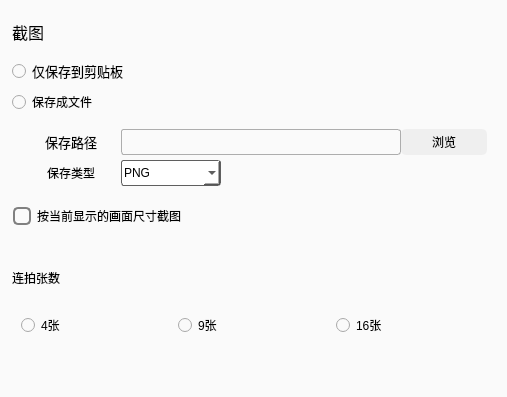
        <widget class="QWidget" name="picturepage">
         <property name="styleSheet">
          <string notr="true">background-color: rgb(250, 250, 250);</string>
         </property>
         <layout class="QVBoxLayout" name="verticalLayout_6">
          <property name="leftMargin">
           <number>12</number>
          </property>
          <item>
           <widget class="QLabel" name="label_4">
            <property name="minimumSize">
             <size>
              <width>0</width>
              <height>41</height>
             </size>
            </property>
            <property name="maximumSize">
             <size>
              <width>16777215</width>
              <height>41</height>
             </size>
            </property>
            <property name="font">
             <font>
              <family>Microsoft YaHei UI</family>
              <pointsize>12</pointsize>
             </font>
            </property>
            <property name="text">
             <string>截图</string>
            </property>
           </widget>
          </item>
          <item>
           <widget class="QRadioButton" name="toCopyButton">
            <property name="font">
             <font>
              <family>Microsoft YaHei UI</family>
              <pointsize>10</pointsize>
              <weight>3</weight>
              <italic>false</italic>
              <bold>false</bold>
             </font>
            </property>
            <property name="styleSheet">
             <string notr="true">font: 25 10pt &quot;Microsoft YaHei UI&quot;;</string>
            </property>
            <property name="text">
             <string>仅保存到剪贴板</string>
            </property>
           </widget>
          </item>
          <item>
           <widget class="QRadioButton" name="toFileButton">
            <property name="styleSheet">
             <string notr="true">font: 25 10pt &quot;Microsoft YaHei UI&quot;;</string>
            </property>
            <property name="text">
             <string>保存成文件</string>
            </property>
           </widget>
          </item>
          <item>
           <widget class="QFrame" name="frame_3">
            <property name="styleSheet">
             <string notr="true">QFrame{
	border:none;
	}</string>
            </property>
            <property name="frameShape">
             <enum>QFrame::StyledPanel</enum>
            </property>
            <property name="frameShadow">
             <enum>QFrame::Raised</enum>
            </property>
            <layout class="QGridLayout" name="gridLayout_4">
             <property name="spacing">
              <number>0</number>
             </property>
             <item row="0" column="2">
              <widget class="QPushButton" name="pushButton">
               <property name="maximumSize">
                <size>
                 <width>100</width>
                 <height>30</height>
                </size>
               </property>
               <property name="styleSheet">
                <string notr="true">QPushButton{
	width: 70px;
    height: 22px;
    background-color: rgb(239, 239, 239);
    border-radius: 5px;
    border: 2px ;  /* 确保 border 是一个有效的边框样式 */
    padding: 2px 8px;  /* 在按钮内加入一点内边距 */
    text-align: center; 
	font: 25 10pt &quot;Microsoft YaHei UI&quot;;
}

QPushButton:hover{
	background-color: rgb(223, 223, 223);
}</string>
               </property>
               <property name="text">
                <string>浏览</string>
               </property>
              </widget>
             </item>
             <item row="2" column="1">
              <widget class="QComboBox" name="photoTypecomboBox">
               <property name="maximumSize">
                <size>
                 <width>100</width>
                 <height>30</height>
                </size>
               </property>
               <property name="styleSheet">
                <string notr="true">
QComboBox {
        border: 1px solid #5f5f5f;
        border-radius: 3px;
        padding: 2px;
        background-color: white;
	   font: 10pt &quot;Microsoft YaHei UI&quot;;
    }

    QComboBox:hover {
        border: 1px solid #0078d7; /* 鼠标悬停时的边框颜色 */
        background-color: #e5f0fe; /* 鼠标悬停时的背景颜色 */
    }

    QComboBox::editable {
        background-color: #f0f0f0;
    }</string>
               </property>
               <item>
                <property name="text">
                 <string>PNG</string>
                </property>
               </item>
               <item>
                <property name="text">
                 <string>JPG</string>
                </property>
               </item>
              </widget>
             </item>
             <item row="0" column="0">
              <widget class="QLabel" name="label_9">
               <property name="minimumSize">
                <size>
                 <width>100</width>
                 <height>0</height>
                </size>
               </property>
               <property name="maximumSize">
                <size>
                 <width>100</width>
                 <height>16777215</height>
                </size>
               </property>
               <property name="font">
                <font>
                 <family>Microsoft YaHei UI</family>
                 <pointsize>10</pointsize>
                 <weight>3</weight>
                 <italic>false</italic>
                 <bold>false</bold>
                </font>
               </property>
               <property name="styleSheet">
                <string notr="true">font: 25 10pt &quot;Microsoft YaHei UI&quot;;</string>
               </property>
               <property name="text">
                <string>保存路径</string>
               </property>
               <property name="alignment">
                <set>Qt::AlignCenter</set>
               </property>
              </widget>
             </item>
             <item row="2" column="0">
              <widget class="QLabel" name="label_10">
               <property name="minimumSize">
                <size>
                 <width>0</width>
                 <height>26</height>
                </size>
               </property>
               <property name="styleSheet">
                <string notr="true">font: 25 10pt &quot;Microsoft YaHei UI&quot;;</string>
               </property>
               <property name="text">
                <string>保存类型</string>
               </property>
               <property name="alignment">
                <set>Qt::AlignCenter</set>
               </property>
              </widget>
             </item>
             <item row="0" column="1">
              <widget class="QLabel" name="label_11">
               <property name="minimumSize">
                <size>
                 <width>280</width>
                 <height>0</height>
                </size>
               </property>
               <property name="maximumSize">
                <size>
                 <width>16777215</width>
                 <height>30</height>
                </size>
               </property>
               <property name="styleSheet">
                <string notr="true">QLabel{
	border: 1px solid black;
	border-radius:3px;
	border-color: rgb(173, 173, 173);
	font: 10pt &quot;Microsoft YaHei UI&quot;;
}</string>
               </property>
               <property name="text">
                <string/>
               </property>
              </widget>
             </item>
             <item row="1" column="1">
              <spacer name="verticalSpacer_8">
               <property name="orientation">
                <enum>Qt::Vertical</enum>
               </property>
               <property name="sizeType">
                <enum>QSizePolicy::Fixed</enum>
               </property>
               <property name="sizeHint" stdset="0">
                <size>
                 <width>20</width>
                 <height>5</height>
                </size>
               </property>
              </spacer>
             </item>
            </layout>
           </widget>
          </item>
          <item>
           <widget class="QCheckBox" name="sameViewsizeCheck">
            <property name="minimumSize">
             <size>
              <width>0</width>
              <height>30</height>
             </size>
            </property>
            <property name="styleSheet">
             <string notr="true">QCheckBox {
	font: 25 10pt &quot;Microsoft YaHei UI&quot;;
	padding: 1px;
        }
QCheckBox::indicator{
	  width:14px;
	  height:14px;
      border: 2px solid gray;
      border-radius: 5px;
}
QCheckBox::indicator:hover{
       border-color:rgb(53, 134, 255);
}
QCheckBox::indicator:checked{
	image: url(:/new/prefix1/icons/check.svg);
    border-color: #3586FF;

}</string>
            </property>
            <property name="text">
             <string>按当前显示的画面尺寸截图</string>
            </property>
           </widget>
          </item>
          <item>
           <spacer name="verticalSpacer_7">
            <property name="orientation">
             <enum>Qt::Vertical</enum>
            </property>
            <property name="sizeType">
             <enum>QSizePolicy::Fixed</enum>
            </property>
            <property name="sizeHint" stdset="0">
             <size>
              <width>20</width>
              <height>20</height>
             </size>
            </property>
           </spacer>
          </item>
          <item>
           <widget class="QLabel" name="label_12">
            <property name="minimumSize">
             <size>
              <width>0</width>
              <height>41</height>
             </size>
            </property>
            <property name="maximumSize">
             <size>
              <width>16777215</width>
              <height>41</height>
             </size>
            </property>
            <property name="styleSheet">
             <string notr="true">font: 12pt &quot;Microsoft YaHei UI&quot;;</string>
            </property>
            <property name="text">
             <string>连拍张数</string>
            </property>
           </widget>
          </item>
          <item>
           <widget class="QFrame" name="frame_4">
            <property name="styleSheet">
             <string notr="true">QFrame{
	border:none;
}</string>
            </property>
            <property name="frameShape">
             <enum>QFrame::StyledPanel</enum>
            </property>
            <property name="frameShadow">
             <enum>QFrame::Raised</enum>
            </property>
            <layout class="QHBoxLayout" name="horizontalLayout_4">
             <item>
              <widget class="QRadioButton" name="num4radioButton">
               <property name="styleSheet">
                <string notr="true">font: 25 10pt &quot;Microsoft YaHei UI&quot;;</string>
               </property>
               <property name="text">
                <string>4张</string>
               </property>
              </widget>
             </item>
             <item>
              <widget class="QRadioButton" name="num9radioButton">
               <property name="styleSheet">
                <string notr="true">font: 25 10pt &quot;Microsoft YaHei UI&quot;;</string>
               </property>
               <property name="text">
                <string>9张</string>
               </property>
              </widget>
             </item>
             <item>
              <widget class="QRadioButton" name="num16radioButton">
               <property name="styleSheet">
                <string notr="true">font: 25 10pt &quot;Microsoft YaHei UI&quot;;</string>
               </property>
               <property name="text">
                <string>16张</string>
               </property>
              </widget>
             </item>
            </layout>
           </widget>
          </item>
          <item>
           <spacer name="verticalSpacer_6">
            <property name="orientation">
             <enum>Qt::Vertical</enum>
            </property>
            <property name="sizeHint" stdset="0">
             <size>
              <width>20</width>
              <height>40</height>
             </size>
            </property>
           </spacer>
          </item>
         </layout>
        </widget>
